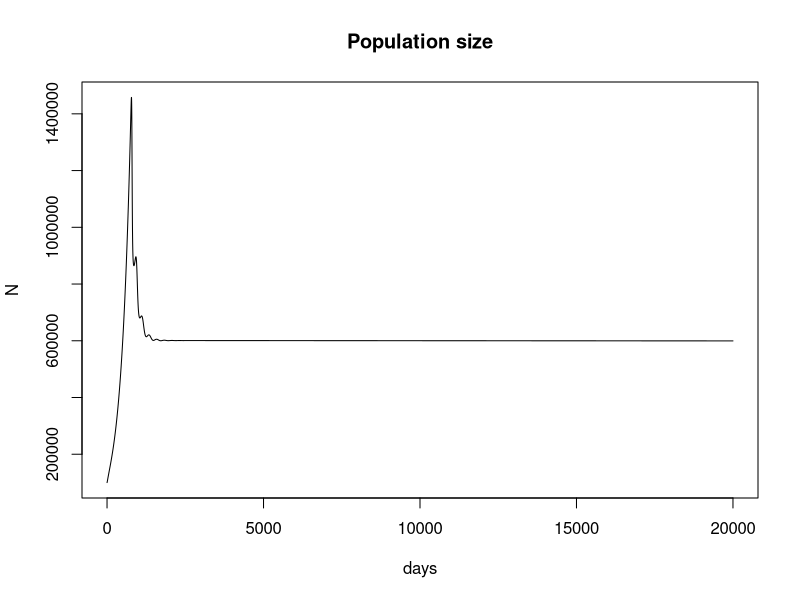
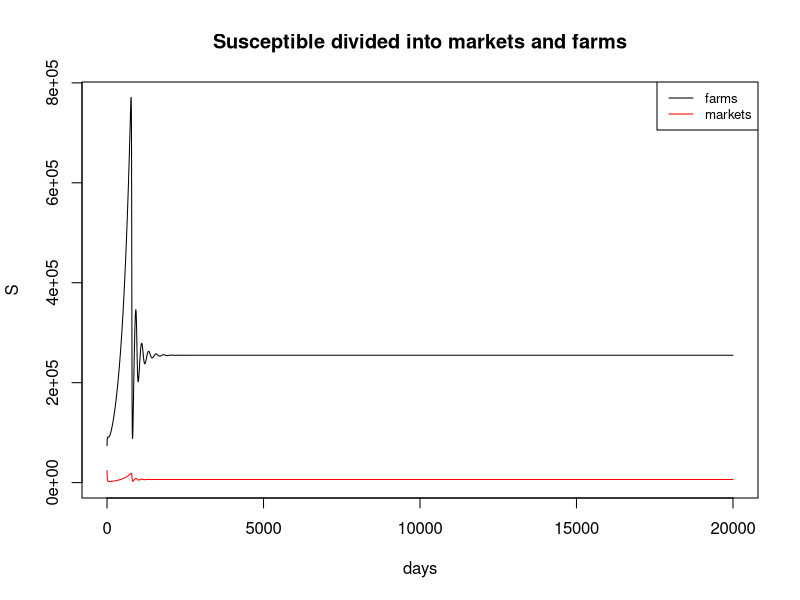
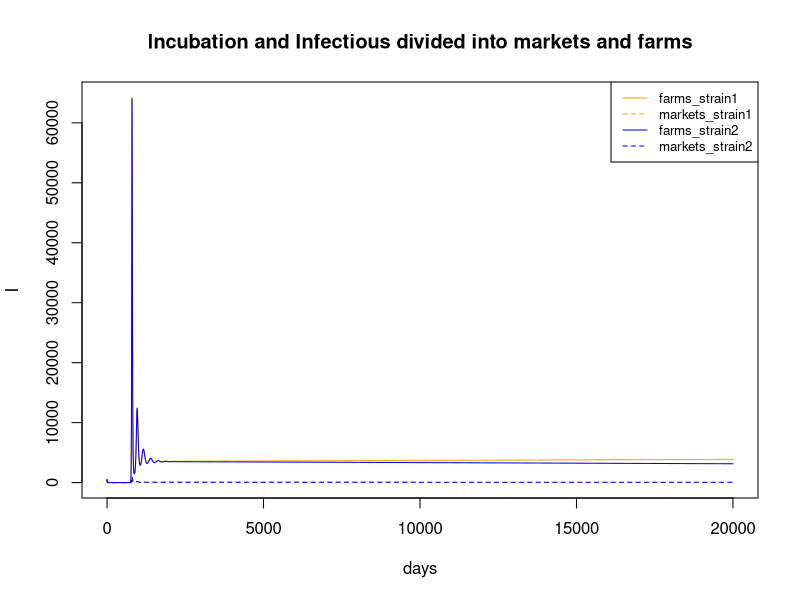
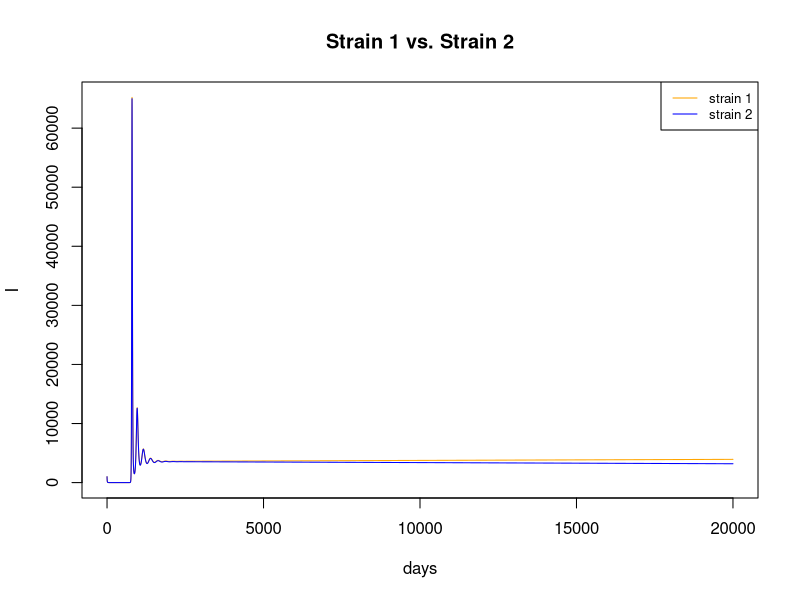
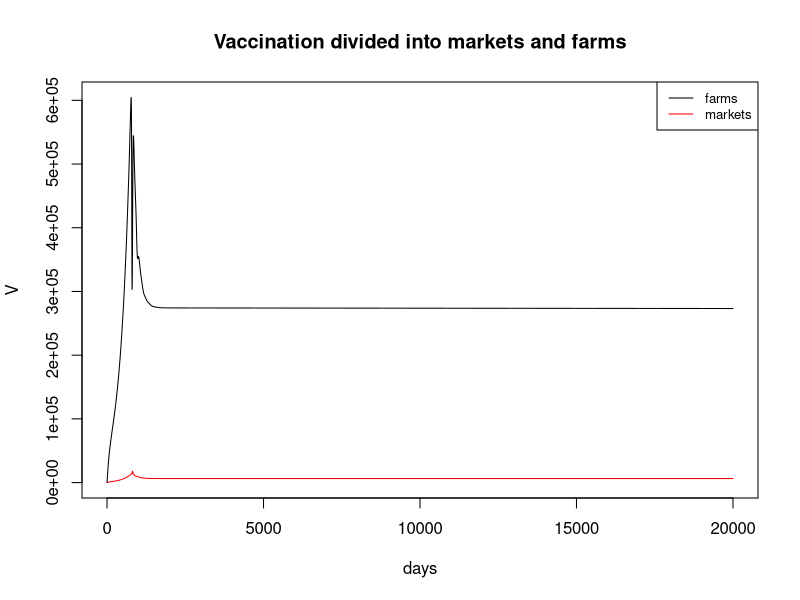

Here is the R script that generated these plots, in order:
# ------------------------------------------------------------------------------
# Space modifies predictions of virulence evolution through differential immunization
# status and contact rate in a backyard poultry farm, live market system
#
# @author: Justin Sheen
# @description: a two-patch, deterministic model that shows the dependency of virulence 
#               evolution on space due to differential immunization status and contact rate.
#               With this model, we seek to understand whether, from a modeling standpoint,
#               a higher virulent form of the virus would be permitted, and whether this
#               higher virulent form will only be able to circulate within farms; acting
#               as a reservoir that spills into the market population and creates transitory
#               epidemics. The rate of migration may limit the amount of space the virulent 
#               virus is able to take over.
# ------------------------------------------------------------------------------

# Assumptions ------------------------------------------------------------------
# - We assume density independent transmission rates
# - We assume that there is no transmission of the vaccine, and that there are no other lower-virulent strains of the virus circulating
# - We assume that probability of death is the same between strain 1 and strain 2 after first infection
# - Vaccination completely protects chickens from mortality, and is only conducted in farms

# Load libraries ---------------------------------------------------------------
library(deSolve)

# Parameters of the model ------------------------------------------------------
# Strain 1 is a lower virulence strain
# Strain 2 is a higher virulence strain
t_max = 2e4 # time of simulation (days)
pop_size = 1e5 # population size
pop_size_pointfive_perc = 0.005 * pop_size
pop_size_ninetynine_perc = 0.99 * pop_size
fS_init = (pop_size_ninetynine_perc * 3/4) - pop_size_pointfive_perc # initial susceptible population in farms
mS_init = (pop_size_ninetynine_perc * 1/4) - pop_size_pointfive_perc # initial susceptible population in markets
fI1_init = pop_size_pointfive_perc # initial strain 1 infectious population in farms
mI1_init = pop_size_pointfive_perc # initial strain 1 infectious population in markets
fI2_init = pop_size_pointfive_perc # initial strain 2 infectious population in farms
mI2_init = pop_size_pointfive_perc # initial strain 2 infectious population in markets
sig = 1 / 5 # transition rate of infectiousness per chicken per day
gamm = 1 / 4.5 # transition rate of recovery per chicken per day
mort = 1 / 4 # mortality rate per chicken per day
nat_mort = 1 / 730 # natural mortality rate per chicken per day
fbet1 = 0.1 / pop_size # transmission rate of strain 1 among farms per SI contact per day
mbet1 = 0.4 / pop_size # transmission rate of strain 1 among markets per SI contact per day
strain_2_multiplication_transmission = 1.002
strain_2_multiplication_mortality = 1.022
fbet2 = fbet1 * strain_2_multiplication_transmission # transmission rate of strain 2 among farms per SI contact per day 
mbet2 = mbet1 * strain_2_multiplication_transmission # transmission rate of strain 2 among markets per SI contact per day
p_1 = 0.85 # probability of death from NDV infection of strain 1 given chicken was never infected
p_2 = p_1 * strain_2_multiplication_mortality # probability of death from NDV infection of strain 2 given chicken was never infected
b = ((0.75 / 30) / 15) * 5 # birth rate of new chickens in farms per susceptible chicken per day (from Table 2 of household level per month of Annapragada et al. 2019)
perc_sold_per_farm = 0.2 # percent sold in interval
inter_sell_time_per_farm = 60 # days between successive sales of chickens of a farm
m_fm = perc_sold_per_farm / inter_sell_time_per_farm # migration rate of chickens from farms to markets per chicken per day
m_mf = (1 / 7) # migration rate of chickens from markets to farms per chicken per day
perc_vax = 0.3 # percent vaccinated at each campaign
inter_vax_time = 30#365 # time that perc_vax is vaccinated
v = perc_vax / inter_vax_time # vaccination rate of chickens of farms per susceptible chicken of farm per day
v_hat = (1 / 126) # rate of loss of immunity due to vaccination per chicken per day
theta = (1 / 126) # rate of loss of immunity due to previous infection per chicken per day
parameters <- c(fbet1=fbet1, fbet2=fbet2, mbet1=mbet1, mbet2=mbet2,
                sig=sig, gamm=gamm, mort=mort, p_1=p_1, p_2=p_2, b=b, 
                m_fm=m_fm, m_mf=m_mf,
                v=v, v_hat=v_hat, theta=theta)

# Initial conditions of the model ----------------------------------------------
init <- c(fS=fS_init, fE1=0, fE2=0, fI1=fI1_init, fI2=fI2_init, fR1=0, fR2=0, 
          fV=0, fV_E1=0, fV_I1=0, fV_E2=0, fV_I2=0,
          mS=mS_init, mE1=0, mE2=0, mI1=mI1_init, mI2=mI2_init, mR1=0, mR2=0, 
          mV=0, mV_E1=0, mV_I1=0, mV_E2=0, mV_I2=0)

# Model equations --------------------------------------------------------------
time <- seq(0, t_max, by = t_max / (2 * length(1:t_max)))
eqn <- function(time, state, parameters){
    with(as.list(c(state, parameters)),{
      # Backyard poultry farms
      dfS = b*(fS + fE1 + fE2 + fI1 + fI2 + fR1 + fR2) -
            fbet1*(1-v)*fS*fI1 -fbet2*(1-v)*fS*fI2 -
            v*fS +v_hat*fV -
            m_fm*(1-v)*fS +m_mf*mS -
            nat_mort*(1-v)*fS
      dfE1 = fbet1*(1-v)*fS*fI1 -
             sig*fE1 -
             m_fm*fE1 +m_mf*mE1 -
             nat_mort*fE1
      dfE2 = fbet2*(1-v)*fS*fI2 -
             sig*fE2 -
             m_fm*fE2 +m_mf*mE2 -
             nat_mort*fE2
      dfI1 = sig*fE1 -
             gamm*(1-p_1)*fI1 -mort*p_1*fI1 -
             m_fm*fI1 +m_mf*mI1 -
             nat_mort*fI1
      dfI2 = sig*fE2 -
             gamm*(1-p_2)*fI2 -mort*p_2*fI2 -
             m_fm*fI2 + m_mf*mI2 -
             nat_mort*fI2
      dfR1 = gamm*(1-p_1)*fI1 -
             theta*fR1 -
             m_fm*fR1 +m_mf*mR1 -
             nat_mort*fR1
      dfR2 = gamm*(1-p_2)*fI2 -
             theta*fR2 -
             m_fm*fR2 +m_mf*mR2 -
             nat_mort*fR2
      dfV = v*(fS) -v_hat*fV -
            fbet1*fV*fI1 -fbet2*fV*fI2 +
            gamm*fV_I1 +gamm*fV_I2 -
            m_fm*fV + m_mf*mV -
            nat_mort*fV
      dfV_E1 = fbet1*fV*fI1 -
               sig*fV_E1 -
               m_fm*fV_E1 +m_mf*mV_E1 -
               nat_mort*fV_E1
      dfV_I1 = sig*fV_E1 -
               gamm*fV_I1 -
               m_fm*fV_I1 +m_mf*mV_I1 -
               nat_mort*fV_I1
      dfV_E2 = fbet2*fV*fI2 -
               sig*fV_E2 -
               m_fm*fV_E2 +m_mf*mV_E2 -
               nat_mort*fV_E2
      dfV_I2 = sig*fV_E2 -
               gamm*fV_I2 -
               m_fm*fV_I2 +m_mf*mV_I2 -
               nat_mort*fV_I2

      # Live bird markets
      dmS =  b*(mS+mE1+mE2+mI1+mI2+mR1+mR2)-
             mbet1*mS*mI1 -mbet2*mS*mI2 -
             m_mf*mS +m_fm*(1-v)*fS -
             nat_mort*mS
      dmE1 = mbet1*mS*mI1 -
             sig*mE1 -
             m_mf*mE1 +m_fm*fE1 -
             nat_mort*mE1
      dmE2 = mbet2*mS*mI2 -
             sig*mE2 -
             m_mf*mE2 +m_fm*fE2 -
             nat_mort*mE2
      dmI1 = sig*mE1 -
             gamm*(1-p_1)*mI1 -mort*p_1*mI1 -
             m_mf*mI1 +m_fm*fI1 -
             nat_mort*mI1
      dmI2 = sig*mE2 -
             gamm*(1-p_2)*mI2 -mort*p_2*mI2 -
             m_mf*mI2 +m_fm*fI2 -
             nat_mort*mI2
      dmR1 = gamm*(1-p_1)*mI1 -
             theta*mR1 -
             m_mf*mR1 +m_fm*fR1 -
             nat_mort*mR1
      dmR2 = gamm*(1-p_2)*mI2 -
             theta*mR2 -
             m_mf*mR2 +m_fm*fR2 -
             nat_mort*mR2
      dmV = -v_hat*mV -
            mbet1*mV*mI1 -mbet2*mV*mI2 +
            gamm*mV_I1 + gamm*mV_I2 +
            m_fm*fV -m_mf*mV -
            nat_mort*mV
      dmV_E1 = mbet1*mV*mI1 -
               sig*mV_E1 +
               m_fm*fV_E1 -m_mf*mV_E1 -
               nat_mort*mV_E1
      dmV_I1 = sig*mV_E1 -
               gamm*mV_I1 +
               m_fm*fV_I1 -m_mf*mV_I1 -
               nat_mort*mV_I1
      dmV_E2 = mbet2*mV*fI2 -
               sig*mV_E2 +
               m_fm*fV_E2 -m_mf*mV_E2 -
               nat_mort*mV_E2
      dmV_I2 = sig*mV_E2 -
               gamm*mV_I2 +
               m_fm*fV_I2 -m_mf*mV_I2 -
               nat_mort*mV_I2
      
      return(list(c(dfS, dfE1, dfE2, dfI1, dfI2, dfR1, dfR2,
                    dfV, dfV_E1, dfV_I1, dfV_E2, dfV_I2, 
                    dmS, dmE1, dmE2, dmI1, dmI2, dmR1, dmR2, 
                    dmV, dmV_E1, dmV_I1, dmV_E2, dmV_I2)))})}
out <- ode(y=init, times=time, eqn, parms=parameters)
out.df <- as.data.frame(out)

# Plotting ---------------------------------------------------------------------
# Population size
plot(out.df$time, rowSums(out.df[-c(1)]), main='Population size', ylab='N', xlab='days', type='l')

# Susceptible pool divided into markets and farms
plot(out.df$time, out.df$fS, col='black', type='l', ylim=c(0, max(out.df$fS, out.df$mS)), main='Susceptible divided into markets and farms', ylab='S', xlab='days')
lines(out.df$time, out.df$mS, col='red')
legend('topright', legend=c("farms", "markets"),
       col=c("black", "red"), lty=1, cex=0.8)

# Infectious pool + Infectious and previously recovered pool divided into markets and farms
plot(out.df$time, out.df$fI1, type='l', ylim=c(0, max(out.df$fI1, out.df$mI1, out.df$fI2, out.df$mI2)),
     main='Incubation and Infectious divided into markets and farms', ylab='I', xlab='days', col='orange', lty=1)
lines(out.df$time, out.df$mI1, col='orange', lty=2)
lines(out.df$time, out.df$fI2, col='blue', lty=1)
lines(out.df$time, out.df$mI2, col='blue', lty=2)
legend('topright', legend=c("farms_strain1", "markets_strain1", "farms_strain2", "markets_strain2"),
       col=c("orange", "orange", "blue", "blue"), lty=c(1,2,1,2), cex=0.8)

# Comparing strains 1 and 2
plot(out.df$time, out.df$mI1 + out.df$fI1, col='orange', type='l', ylim=c(0, max((out.df$fI1 + out.df$mI1), (out.df$fI2 + out.df$mI2))),
     main='Strain 1 vs. Strain 2', ylab='I', xlab='days')
lines(out.df$time, out.df$mI2 + out.df$fI2, col='blue')
legend('topright', legend=c("strain 1", "strain 2"),
       col=c("orange", "blue"), lty=1, cex=0.8)

# Vaccination divided into markets and farms
plot(out.df$time, out.df$mV, col='red', type='l', ylim=c(0, max(out.df$mV, out.df$fV)), main='Vaccination divided into markets and farms', ylab='V', xlab='days')
lines(out.df$time, out.df$fV, col='black')
legend('topright', legend=c("farms", "markets"),
       col=c("black", "red"), lty=1, cex=0.8)
